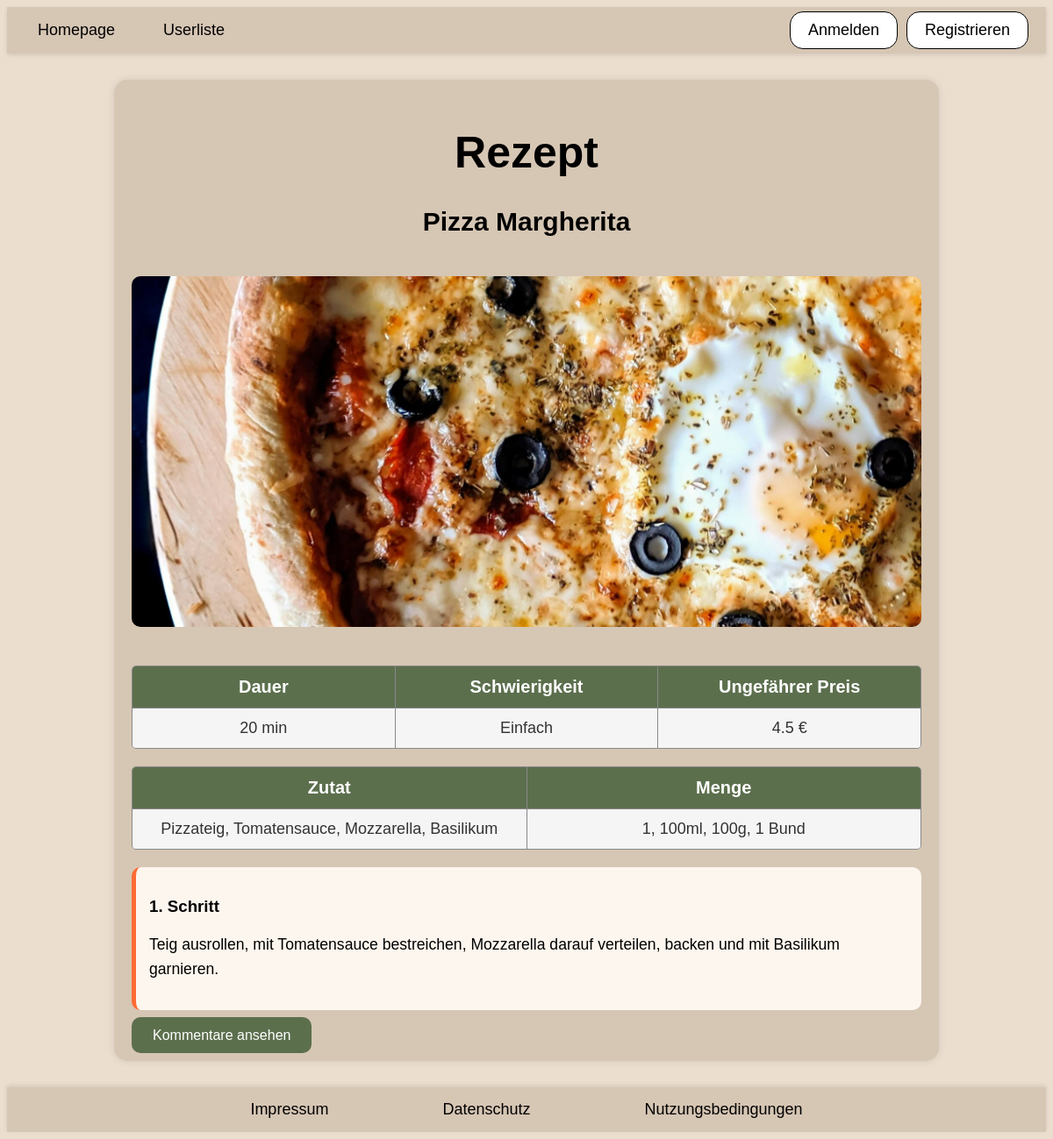
/rezept.php?id=1, run on the app's committed database.
### tables this page shows
CREATE TABLE rezept (
                        id INTEGER PRIMARY KEY AUTOINCREMENT,
                        titel TEXT,
                        email TEXT,
                        kurzbeschreibung TEXT,
                        dauer INTEGER,
                        schwierigkeit TEXT,
                        preis REAL,
                        zutaten TEXT,
                        menge TEXT,
                        anleitung TEXT,
                        bild TEXT 
                    );

### rezept.php (called while the page is built, shortened)
<?php
require_once "php/controller/RezeptController.php";
$rezeptController = new RezeptController();
$entry = $rezeptController->readEntry();
require_once "php/view/RezeptEintrag-show.php";

### php/model/RezeptPDOSQLite.php (called while the page is built, shortened)
<?php
require_once "RezeptEintrag.php";
class RezeptPDOSQLite implements RezeptDAO
{
    private static $instance = null;
    public static function getInstance()
    {
        if (self::$instance === null) {
            self::$instance = new RezeptPDOSQLite();
        }
        return self::$instance;
    }
    public function readEntry($id){
        try{
            $db = $this->getConnection();
            return $this->getEntry($id, $db);
        } catch (PDOException $exc) {
            throw new InternalErrorException();
        }
    }
    public function getEntry($id, $db){
        try {
            $sql = "SELECT * FROM rezept WHERE id=:id LIMIT 1";
            $command = $db->prepare($sql);
            if (!$command->execute([":id" => $id])) {
                throw new InternalErrorException();
            }
            $result = $command->fetchAll();
            $entry = $result[0];
            return new RezeptEintrag(
            $entry["id"],
            $entry["titel"],
            $entry["email"],
            $entry["kurzbeschreibung"],
            $entry["dauer"],
            $entry["schwierigkeit"],
            $entry["preis"],
            $entry["zutaten"],
            $entry["menge"],
            $entry["anleitung"],
            $entry["bild"]);
        } catch (PDOException $exc) {
            throw new InternalErrorException();
        }
    }
    private function getConnection()
    {
        try {
            $user = 'root';
            $pw = null;
            $dsn = 'sqlite:db/rezept.db';
            return new PDO($dsn, $user, $pw);
        } catch (PDOException $e) {
            throw new InternalErrorException();
        }
    }
}

### php/model/Rezept.php (called while the page is built, shortened)
<?php
require_once "php/model/RezeptPDOSQLite.php";
class Rezept{
    public static function getInstance(){
        return RezeptPDOSQLite::getInstance();
    }
}
?>

### php/controller/RezeptController.php (called while the page is built, shortened)
<?php
require_once "php/model/RezeptEintrag.php";
require_once "php/model/Rezept.php";
class RezeptController
{
    public function readEntry()
    {
        try {
            $id = intval($_GET["id"]);
            $rezept = Rezept::getInstance();
            $entry = $rezept->readEntry($id);
            return $entry;
        } catch (MissingEntryException $exc) {
            $this->handleMissingEntryException();
        } catch (InternalErrorException $exc) {
            $this->handleInternalErrorException();
        }
    }
}

### php/model/RezeptEintrag.php (called while the page is built, shortened)
<?php
class RezeptEintrag
{
    private $id;
    private $titel;
    private $dauer;
    private $schwierigkeit;
    private $preis;
    private $zutaten;
    private $menge;
    private $anleitung;
    private $bild;
    public function __construct($id, $titel, $email, $kurzbeschreibung, $dauer, $schwierigkeit, $preis, $zutaten, $menge, $anleitung, $bild)
    {
        $this->id = $id;
        $this->titel = $titel;
        $this->dauer = $dauer;
        $this->schwierigkeit = $schwierigkeit;
        $this->preis = $preis;
        $this->zutaten = $zutaten;
        $this->menge = $menge;
        $this->anleitung = $anleitung;
        $this->bild = $bild;
    }
    public function getId()
    {
        return $this->id;
    }
    public function getTitel()
    {
        return $this->titel;
    }
    public function getDauer()
    {
        return $this->dauer;
    }
    public function getSchwierigkeit()
    {
        return $this->schwierigkeit;
    }
    public function getPreis()
    {
        return $this->preis;
    }
    public function getZutaten()
    {
        return $this->zutaten;
    }
    public function getMenge()
    {
        return $this->menge;
    }
    public function getAnleitung()
    {
        return $this->anleitung;
    }
    public function getBild()
    {
        return $this->bild;
    }
}

### php/view/rezeptEintrag-show.php (the view, shortened to what this page needs)
<?php
require_once "php/include/head.php";
?>
<body>
    <?php
    require_once "php/include/header.php";
    ?>
    <main class="rezept-container">
        <h1>Rezept</h1>
        <h2>
            <?= htmlspecialchars($entry->getTitel()) ?>
        </h2>
        <img
            src="images/<?= htmlspecialchars($entry->getBild()) ?>"
            alt="Bild von <?= htmlspecialchars($entry->getTitel()) ?>"
            title="<?= htmlspecialchars($entry->getTitel()) ?>"
            class="rezept-bild" />
        <div class="table-container info-table">
            <div class="table-header">
                <div>Dauer</div>
                <div>Schwierigkeit</div>
                <div>Ungefährer Preis</div>
            </div>
            <div class="table-row">
                <div class="table-cell"><?= htmlspecialchars($entry->getDauer()) ?> min</div>
                <div class="table-cell"><?= htmlspecialchars($entry->getSchwierigkeit()) ?></div>
                <div class="table-cell"><?= htmlspecialchars($entry->getPreis()) ?> €</div>
            </div>
        </div>
        <div class="table-container">
            <div class="table-header">
                <div>Zutat</div>
                <div>Menge</div>
            </div>
            <div class="table-row">
                <div>
                    <?= htmlspecialchars($entry->getZutaten()) ?>
                </div>
                <div>
                    <?= htmlspecialchars($entry->getMenge()) ?>
                </div>
            </div>
        </div>
        <div class="rezept-schritt">
            <h3>1. Schritt</h3>
            <p>
                <?= htmlspecialchars($entry->getAnleitung()) ?>
            </p>
        </div>
        <a href="kommentare.php?id=<?= urlencode($entry->getId()) ?>" class="rezept-button">Kommentare ansehen </a>
    </main>
    <?php
    include_once "php/include/footer.php"
    ?>
</body>
</html>

### css/index.css (style rules this page uses)
body { background-color: rgb(235, 222, 207);; font-family: sans-serif; }
h1 { color: Black; font-family: sans-serif; font-size: 50px; text-align: center; }

### css/rezept.css (style rules this page uses)
.rezept-container { max-width: 900px; margin: 30px auto; background-color: #D6C6B4; padding: 20px; border-radius: 15px; box-shadow: 0 0 10px rgba(0, 0, 0, 0.1); }
.rezept-container h2 { color: black; text-align: center; font-family: sans-serif; font-size: 30px; }
.rezept-container p, .rezept-container li { font-size: 1.1em; line-height: 1.6; font-family: sans-serif; }
.rezept-schritt { background-color: #fdf6ee; border-left: 5px solid #FF6B35; padding: 15px; margin: 20px 0; border-radius: 10px; }
.rezept-bild { width: 100%; max-height: 400px; object-fit: cover; border-radius: 10px; margin: 20px 0; }
.rezept-button { background-color: #5C6F4D; color: white; border: none; padding: 12px 24px; border-radius: 10px; font-size: 16px; text-decoration: none; cursor: pointer; transition: 0.3s ease; }
.table-container { display: flex; flex-direction: column; margin: 20px 0; border: 1px solid #888; border-radius: 5px; overflow: hidden; font-family: sans-serif; }
.table-header, .table-row { display: flex; justify-content: space-between; text-align: center; }
.table-header { background-color: #5C6F4D; color: white; font-weight: bold; font-size: 20px; }
.table-header div, .table-row div { flex: 1; padding: 12px; border-right: 1px solid #888; }
.table-header div:last-child, .table-row div:last-child { border-right: none; }
.table-row { background-color: #f5f5f5; color: #333; border-top: 1px solid #888; font-size: 18px; }

### data on the page
rezept: titel "Pizza Margherita", bild (picture), dauer "20", schwierigkeit "Einfach", preis "4.5", zutaten "Pizzateig, Tomatensauce, Mozzarella, Basilikum", menge "1, 100ml, 100g, 1 Bund", anleitung "Teig ausrollen, mit Tomatensauce bestreichen, Mozzarella darauf verteilen, backen und mit Basilikum garnieren."
